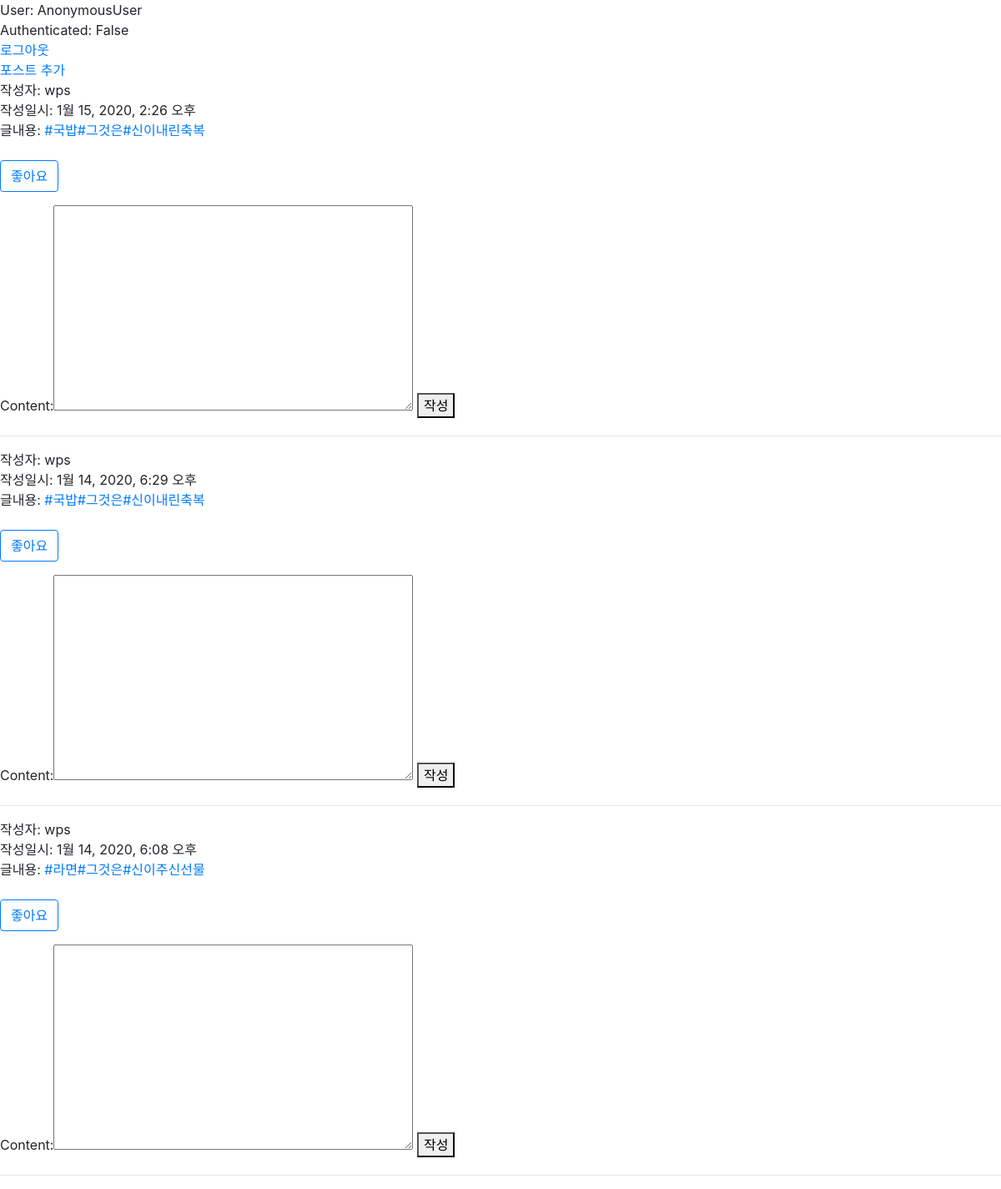
/explore/tags/그것은/, run on the app's committed database.
### posts/models.py (models this page shows, shortened)
class Post(models.Model):
    TAG_PATTERN = re.compile(r'#(\w+)')
    """
    인스타그램의 포스팅
    """
    author = models.ForeignKey(User, on_delete=models.CASCADE)
    content = models.TextField(blank=True)
    content_html = models.TextField(blank=True)
    like_users = models.ManyToManyField(User, through='PostLike', related_name='like_post_set')
    created = models.DateTimeField(auto_now_add=True)
    tags = models.ManyToManyField(
        'Tag', verbose_name='해시태그 목록', related_name='posts', blank=True
    )

### members/models.py (models this page shows)
class User(AbstractUser):
    img_profile = models.ImageField('프포필이미지', blank=True, upload_to='users/')
    name = models.CharField('이름', max_length=100)

### posts/views.py (the view)
# urls.py: path('explore/tags/<str:tag>/', post_list_by_tag, name='post=list-by-tag'),
def post_list_by_tag(request, tag):
    posts = Post.objects.filter(tags__name__iexact=tag).order_by('-pk')
    comment_form = CommentCreateForm()
    context = {
        'posts': posts,
        'comment_form': comment_form,
    }
    return render(request, 'posts/post-list.html', context)

### posts/forms.py (shortened to what this page needs)
class CommentCreateForm(forms.Form):
    content = forms.CharField(
        max_length=10,
        widget=forms.Textarea()
    )

### templates/posts/post-list.html (shortened to what this page needs)
{% extends 'base.html' %}
{% block content %}
    <div>User: {{ request.user }}</div>
    <div>Authenticated: {{ request.user.is_authenticated }}</div>
    <div>
        <a href="{% url 'members:logout' %}">로그아웃</a>
    </div>
    <div>
        <a href="{% url 'posts:post-create' %}">포스트 추가</a>
    </div>
    {% for post in posts %}
        <div>작성자: {{ post.author }}</div>
        <div>작성일시: {{ post.created }}</div>
        <div>글내용: {{ post.content_html|safe }}</div>
        <div>
        </div>
        <form action="{% url 'posts:post-like' pk=post.pk %}" method="POST">
            {% if post in user.like_post_set.all %}
                <button class="btn btn-primary" type="submit">싫어용</button>
            {% else %}
                <button class="btn btn-outline-primary" type="submit">좋아요</button>
            {% endif %}
        </form>
        <div>
            <div>
                <form action="{% url 'posts:comment-create' post_pk=post.pk %}" method="POST">
                    {{ comment_form }}
                    <button type="submit">작성</button>
                </form>
            </div>
        </div>
        <hr>
    {% endfor %}
{% endblock %}

### data on the page
Post: author "wps", created "1월 15, 2020, 2:26 오후", content_html "#국밥 #그것은 #신이내린축복"
Post: author "wps", created "1월 14, 2020, 6:29 오후", content_html "#국밥 #그것은 #신이내린축복"
Post: author "wps", created "1월 14, 2020, 6:08 오후", content_html "#라면 #그것은 #신이주신선물"

### other printed values
{{ request.user }} "AnonymousUser"
{{ request.user.is_authenticated }} "False"
